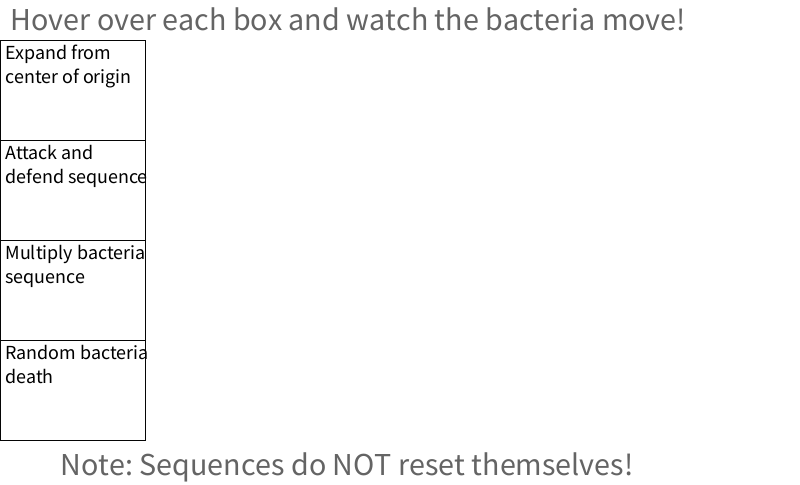
Frame 1 (no input)
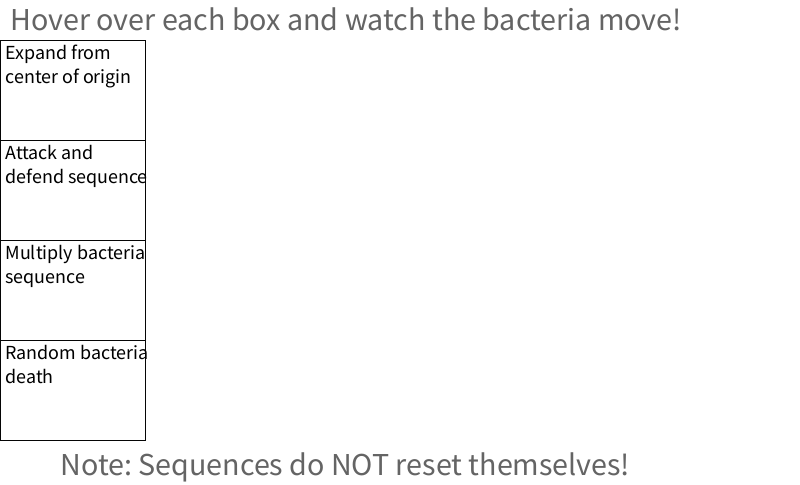
Frame 60 (the mouse pressed at the canvas centre just before this capture)
Frame 120 (the mouse held since frame 60 and released just before this capture): identical to frame 60, image omitted

The Processing sketch that drew these frames (run headless with seeded random() and noise(); from frame 60 on, the mouse is pressed at the canvas centre):

// Processing sketch: chemo
// ── chemo.pde
 //declare bacteria variables here
 Bacteria [] br;
 Bacteria [] br2;
 Bacteria [] br3;
 Bacteria [] bb;
 Bacteria [] bb2;
  Bacteria [] bb3;
   Bacteria [] bb4;
 String s = "Hover over each box and watch the bacteria move!";
 String s2 = "Note: Sequences do NOT reset themselves!";
 void setup()   
 {
   size(800,485);
   br=new Bacteria[300];
   br2=new Bacteria[300];
   br3=new Bacteria[400];
   bb=new Bacteria[300];
   bb2=new Bacteria[500];
   bb3=new Bacteria[500];
   bb4=new Bacteria[500];
   for (int i=0; i<br.length;i++){
     br[i]=new Bacteria(width/4+width/2, height/2);
   }
   for (int i=0; i<bb.length;i++){
     bb[i]=new Bacteria(width/4, height/2);
   }
   for (int i=0; i<br2.length;i++){
     br2[i]=new Bacteria(width, height/2);
   }
   for (int i=0; i<br3.length;i++){
     br3[i]=new Bacteria(width/2, height/2);
   }
   for (int i=0; i<bb2.length;i++){
     bb2[i]=new Bacteria(width/2, height/2);
   }
   for (int i=0; i<bb3.length;i++){
     bb3[i]=new Bacteria(width/2+width/4, height/2);
   }
   for (int i=0; i<bb4.length;i++){
     bb4[i]=new Bacteria(width/4, height/2);
   }
 }   
 void draw()   
 {    
   //move and show the bacteria   
   background(255);
   frameRate(60);
   fill(0,255,0);
   stroke(5);
   fill(100);
   textSize(32);
text(s, 10, 30);
text(s2, 60, 475);
fill(255);
    rect(0,40,145,100);
    fill(0);
    textSize(20);
    text("Expand from center of origin", 5,45,145,100);
    fill(255);
    rect(0,140,145,100);
    rect(0,240,145,100);
    rect(0,340,145,100);
    fill(0);
    textSize(20);
    text("Attack and defend sequence", 5,145,145,100);
    noStroke();
    text("Multiply bacteria sequence", 5,245,145,100);
    noStroke();
    text("Random bacteria death", 5,345,145,100);
    noStroke();
    if (mouseX<145&&mouseY<140&&mouseY>40){
        cursor(HAND);
        for (int i=0; i<br.length;i++){
     br[i].move();
     br[i].showRed();
   }
   for (int i=0; i<bb.length;i++){
   bb[i].move();
   bb[i].showBlue();
   }
    }
      if (mouseX<145&&mouseY<240&&mouseY>140){
        cursor(HAND);
   bb[0].defend();
   for (int i=0; i<br.length;i++){
     br2[i].attack();
     br2[i].showRed();
   }
      }
      if (mouseX<145&&mouseY<340&&mouseY>240){
        cursor(HAND);
      for (int i=0; i<bb2.length;i++){
     bb2[i].showBlue();
     bb2[i].multiply();
     bb2[i].move();
   }
   for (int i=0; i<bb2.length;i++){
     bb3[i].showBlue();
     bb3[i].multiply();
     bb3[i].move();
   }
   for (int i=0; i<bb2.length;i++){
     bb4[i].showBlue();
     bb4[i].multiply();
     bb4[i].move();
   }
 }
 if (mouseX<145&&mouseY<440&&mouseY>340){
        cursor(HAND);
 for (int i=0; i<br3.length;i++){
     br3[i].showRed();
     br3[i].death();
     br3[i].move();
 }
 }
 }
 class Bacteria    
 {     
   //lots of java!
   int x, y;
   boolean hit;

  public Bacteria(int x,int y) {
    this.x=x;
    this.y=y;
  }
    
  void showRed() {
    noStroke();
    fill(255,0,0);
    ellipse(x, y, 5, 5);
  }
  void showBlue() {
    noStroke();
    fill(0,0,255);
    ellipse(x, y, 5, 5);
  }
  void move() {
    x+=(int)(Math.random()*11)-5;
    y+=(int)(Math.random()*11)-5;
  }
  void defend(){
    int b=0;
        for (int i=0; i<=118; i++){
      b+=5;
      fill(0,0,255);
    ellipse(150, b, 5, 5);
    }
  }
  void attack(){
    int die=(int)(Math.random()*80);
    if (x>155 && hit==false){
    x+=(int)(Math.random()*-9);
    y+=(int)(Math.random()*31)-15;
    fill(0,0,255);
    ellipse(x, y, 5, 5);
    }
    if (x>150 && x<160){
      hit=true;
    }
    if (hit==true){
      if (die==0){
        x=5000;
        y=5000;
      }
      if (die!=1){
        x-=(int)(Math.random()*-9);
    y+=(int)(Math.random()*31)-15;
    fill(0,0,255);
    ellipse(x, y, 5, 5);
      }
    }
  }
  void multiply(){
    x+=(int)(Math.random()*11)-5;
    y+=(int)(Math.random()*11)-5;
      noStroke();
    fill(0,0,255);
    ellipse(x, y, 5, 5);
  }
  void death(){
    int die=(int)(Math.random()*500);
    if (die==0){
        x=5000;
        y=5000;
      }
  }
 }
